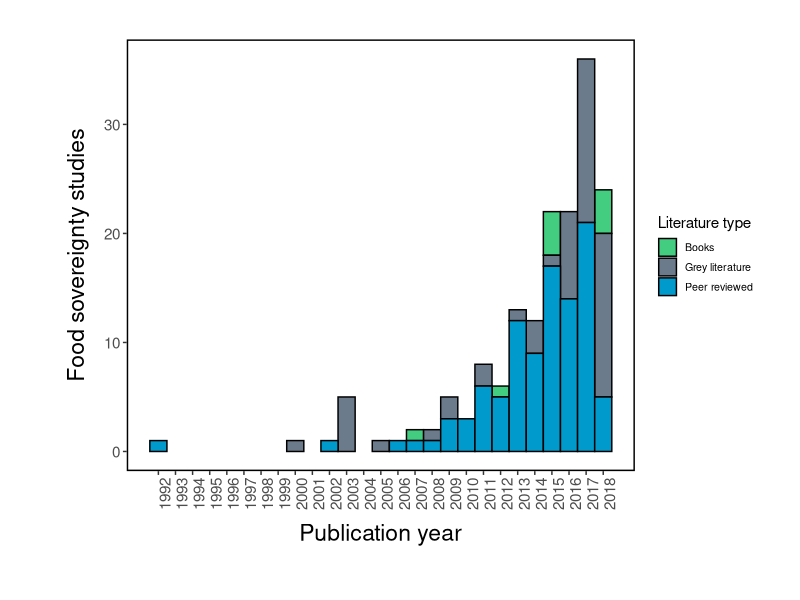
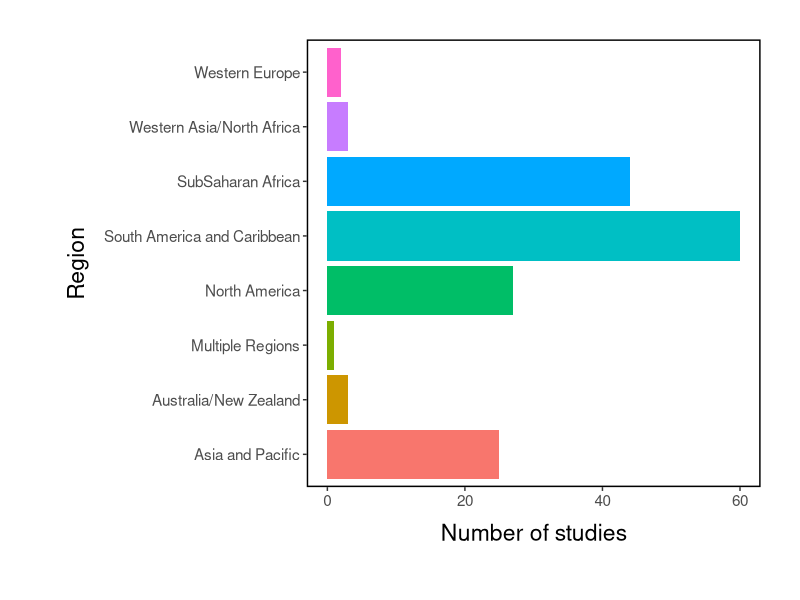
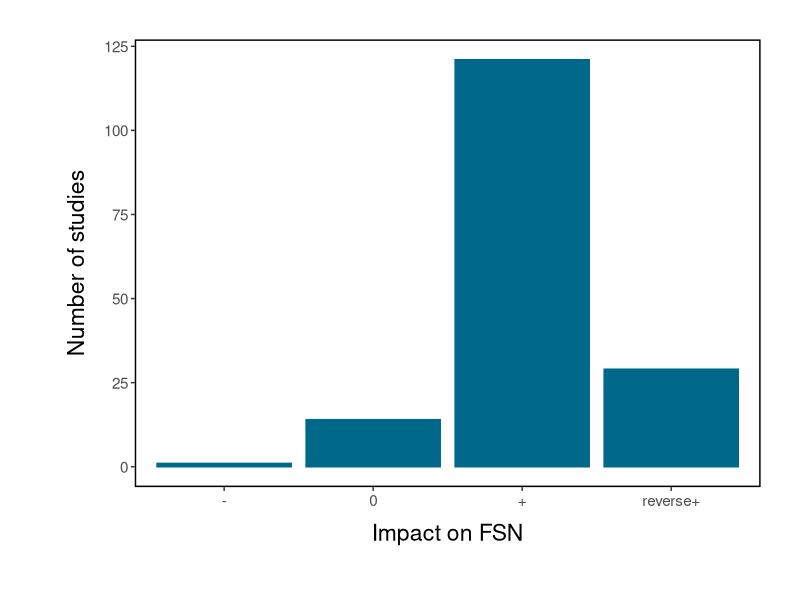
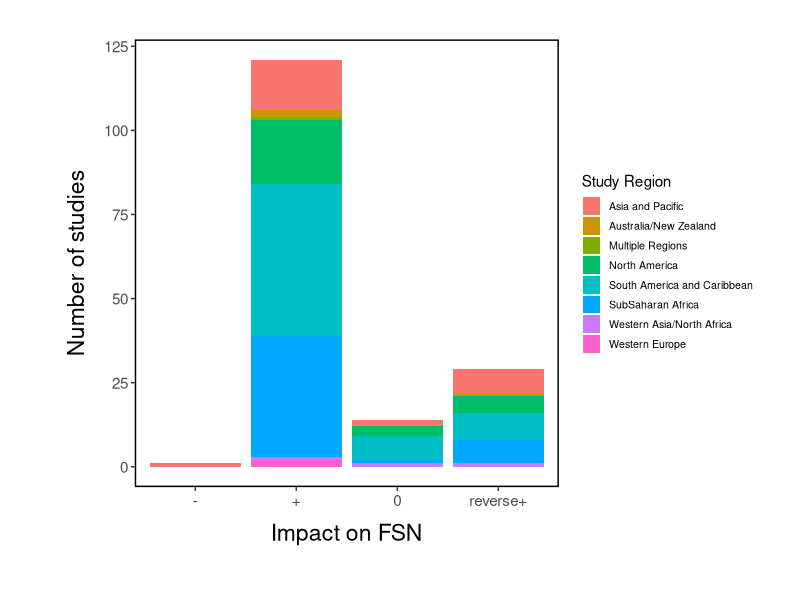
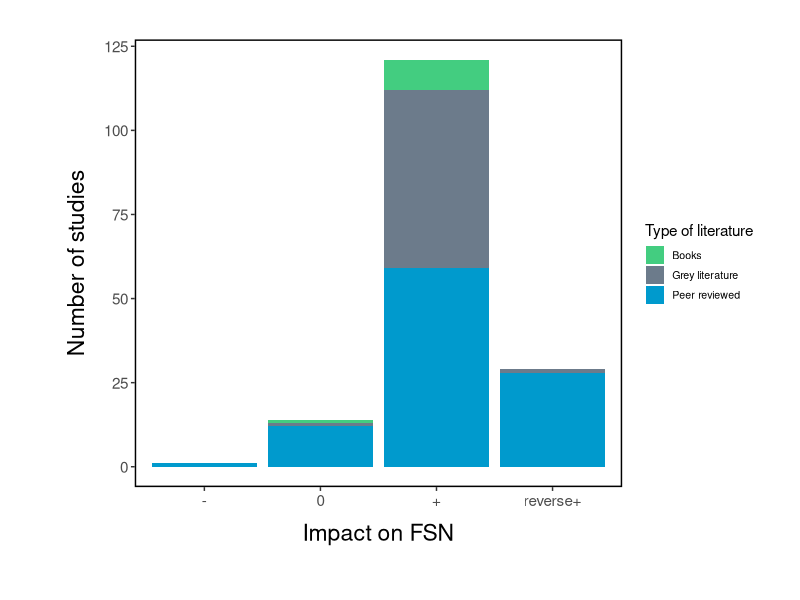
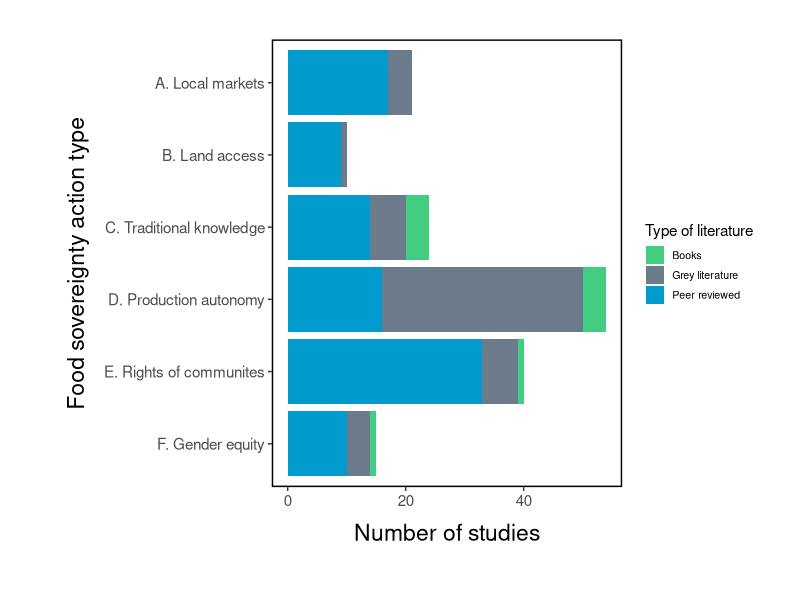
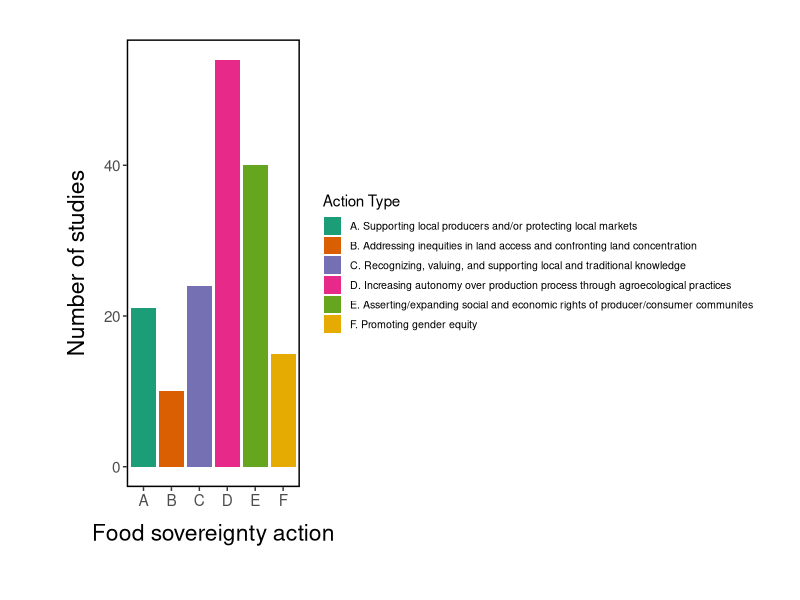
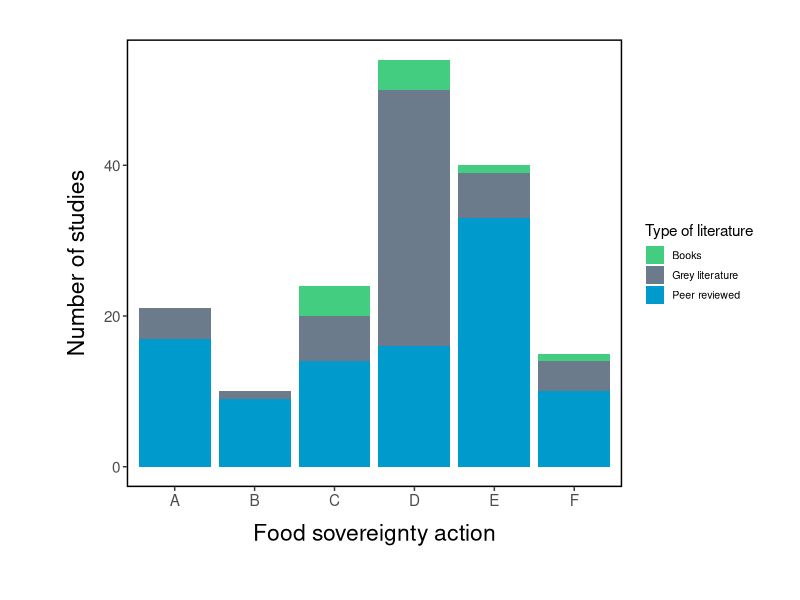

Here is the R script that generated these plots, in order: (Note: this script raises an error after producing the figures.)
# a system for sumarizing and graphing the rapid review of 
# the impacts of food sovereingty on FSN
# for the HLPE working group on agroecology
# by Devon Dampson, devonds@gmail.com

# load required packages
library(tidyverse)
library(RColorBrewer)

## this WD command is just for Marcela's computer.  Modify it to set the working directory where YOU keep your r scripts and data for this project. 
# setwd('~/Documents/FSRF FAO/HLPE/hlpe_reviews_fsv_r2f')

# load spreadsheet of keyed literature exported to working directory as .csv from google docs, exclude bias assesment
## (marcela, I changed the file name below because that is how it is downlading from google drive for me --DS)
fsv_data <- read_csv("input_data/fsv_data.csv")

# calculate some summaries of the keying process
# how many accessed and evaluted after screening? 
nrow(fsv_data)
# how many excluded? 
nrow(fsv_data)-sum(fsv_data$graded)

# remove excluded and ungraded studies
fsv_data <- filter(fsv_data, graded == TRUE & excluded == FALSE)

# how many keyed?
sum(fsv_data$graded)

# how many quantitative/qualitative/both? 
s_type_q <-  count(fsv_data, type_quant_qual)
s_type_q
# how many intervention / observation?
s_type_int <-  count(fsv_data, type_interv_observ)
s_type_int
# how many crossectional/longitudinal?
s_type_lat <- count(fsv_data, type_cross_case_long)
s_type_lat

# how many peer reviewed / grey 
fsv_data %>%
  group_by(type_peer_grey) %>%
  summarise(type = n())

fsv_data %>%
  group_by(measure_fsv,type_peer_grey) %>%
  summarise(type = n())
  
##  How many keyed per region
fsv_data %>%
  group_by(measure_fsv,study_region ) %>%
  summarise(type = n())

# pub date range
min(fsv_data$year)
max(fsv_data$year)

# graphs
#set color themes



my.theme=theme(axis.title.y=element_text(size=rel(1.5),margin = margin(t = 10, r = 10, b = 20, l = 20)),
               axis.title.x=element_text(size=rel(1.5),margin = margin(t = 10, r = 10, b = 10, l = 10)),
               axis.text= element_text(size = rel(1.0)),
               legend.key.size = unit(0.5, "cm"),
               legend.text = element_text(size = rel(0.7)),
               legend.background = element_rect(fill=NA, color="white"),
             legend.key = element_rect(fill = "white", color = NA),
             panel.border=element_rect(fill=NA,size=1,color="black"),
               panel.grid.major = element_blank(), panel.grid.minor = element_blank(), panel.background = element_rect(fill = "white"),
               strip.text = element_text(size = rel(1.2)),
               strip.background =  element_rect(fill = NA, colour = NA),
               plot.margin = unit(c(1,1,1,1), "cm"))

pr_color <- "deepskyblue4"
colors_lit_type <- c("seagreen3", "slategray4", "deepskyblue3")

# graphs that charectarize the sample: studies by pub year, region

# keyed studies by year ---
pubyears <- 1992:2018
ggplot(data = fsv_data, mapping = aes(x = year, fill = type_peer_grey)) +
  geom_bar(color = "black", width = 1) +
  scale_fill_manual(values = colors_lit_type, name = "Literature type") +
  theme(axis.text.x = element_text(angle = 90)) +
  labs(
    x = "Publication year",
    y = "Food sovereignty studies") +
  scale_x_continuous("Publication year", labels = pubyears, breaks = pubyears) +
  my.theme
ggsave("Year and number of screened studies.png", width = 17, height = 17, pointsize=1.5, units = "cm") 


# keyed studies by region 
## [took out color spec in geom_bar() to add colors for regions, because qualitatively different. dissagree? -- DS]
ggplot(data = fsv_data, mapping = aes(x = study_region, fill = study_region, na.rm = TRUE)) +
  geom_bar() +
  coord_flip() +
  theme(legend.position = "none") +
  labs(
    x = "Region",
    y = "Number of studies") +
  my.theme
    
ggsave("Region and Number of screened studies.png", width = 17, height = 17, pointsize=1.5, units = "cm") 

    

# report developed / developing
fsv_data %>%
  group_by(study_dev) %>%
  summarise(dev = n())

#calculate and chart several variables by impact on FSN 
fsv_impact <- fsv_data %>%
  count(impact_fsn) %>%
  drop_na(impact_fsn) 
colnames(fsv_impact) <- c("impact", "freq")
fsv_impact$impact <- factor(fsv_impact$impact, c("-", "0", "+", "reverse+"))

fsv_impact


# plot impact on FSN
ggplot(data = fsv_impact) + 
  geom_bar(mapping = aes(x = impact, y = freq), stat="identity", color=pr_color, fill=pr_color) +
  labs(x = "Impact on FSN",
      y = "Number of studies")+my.theme
ggsave("Impact on FSN and Number of screened studies.png", width = 17, height = 17, pointsize=1.5, units = "cm") 

# plot impact on FSN facited by region
ggplot(data = fsv_data, mapping = aes(x = impact_fsn, fill = study_region)) + 
  geom_bar() +
  scale_fill_discrete(name = "Study Region") +
  labs(x = "Impact on FSN",
       y = "Number of studies") +
    my.theme
ggsave("Impact on FSN by Region.png", width = 17, height = 17, pointsize=1.5, units = "cm") 
 
# plot impact on FSN by Type of literature -Marcela
fsv_impactTypeLit <- fsv_data %>%
  count(impact_fsn, type_peer_grey) %>%
  drop_na(impact_fsn) 
colnames(fsv_impactTypeLit) <- c("impact", "Literature_type", "freq")
fsv_impactTypeLit$impact <- factor(fsv_impactTypeLit$impact, c("-", "0", "+", "reverse+"))

ggplot(data = fsv_impactTypeLit) + 
  geom_bar(mapping = aes(x = impact, y = freq, fill=Literature_type), stat="identity") + 
  scale_fill_manual(values=colors_lit_type, name = "Type of literature")+
  labs(x = "Impact on FSN",
      y = "Number of studies")+my.theme
png(filename="Type of literature",res=300,pointsize=1.5)
ggsave("barImpactbyTypeLit.png", width = 15, height = 10, pointsize=1.5, units = "cm") 

# report impact on FSN
fsv_data %>%
  group_by(impact_fsn) %>%
  summarize(impact = n())

#calculate and chart several variables by generalization logic

# seperates the "measure_fsv" variable into a letter and a description,
# creating a new object called fsv_gen
fsv_gen <- fsv_data %>%
  count(measure_fsv, type_peer_grey) %>%
  drop_na(measure_fsv)   
colnames(fsv_gen) <- c("gen_logic", "lit_type", "freq") 
fsv_gen <- separate(data = fsv_gen, col = gen_logic, into = c("gen_id", "gen_def"), sep = ": ")
fsv_gen <- drop_na(fsv_gen)

# abreviate action type descriptions so that we can plot them later -DS
fsv_gen <- mutate(fsv_gen, 
                  action = str_c(gen_id, gen_def, sep = ". "))
fsv_gen <- mutate(fsv_gen, 
                  action_short = gen_id)
# abreviate descriptions
fsv_gen$action[fsv_gen$gen_id == "B"] <- "B. Addressing inequities in land access and confronting land concentration"
fsv_gen$action[fsv_gen$gen_id == "C"] <- "C. Recognizing, valuing, and supporting local and traditional knowledge"
fsv_gen$action[fsv_gen$gen_id == "D"] <- "D. Increasing autonomy over production process through agroecological practices"
fsv_gen$action[fsv_gen$gen_id == "E"] <- "E. Asserting/expanding social and economic rights of producer/consumer communites"

fsv_gen$action_short[fsv_gen$gen_id == "A"] <- "A. Local markets"
fsv_gen$action_short[fsv_gen$gen_id == "B"] <- "B. Land access"
fsv_gen$action_short[fsv_gen$gen_id == "C"] <- "C. Traditional knowledge"
fsv_gen$action_short[fsv_gen$gen_id == "D"] <- "D. Production autonomy"
fsv_gen$action_short[fsv_gen$gen_id == "E"] <- "E. Rights of communites"
fsv_gen$action_short[fsv_gen$gen_id == "F"] <- "F. Gender equity"


# ***horizontal w abreviated action type names**** 
ggplot(data = fsv_gen) + 
  geom_bar(mapping = aes(x = reorder(action_short, desc(action_short)), y = freq, fill=lit_type), stat="identity") +
  labs( x = "Food sovereignty action type",
        y = "Number of studies") +
  coord_flip() +
  scale_fill_manual(values=colors_lit_type, name = "Type of literature") +
  my.theme

# OR plot number of studies by fsv action type, with legend to right
ggplot(data = fsv_gen) + 
  geom_bar(mapping = aes(x = gen_id, y = freq, fill=action), stat="identity") +
  labs( x = "Food sovereignty action",
        y = "Number of studies") +
  scale_fill_brewer(palette = "Dark2", name = "Action Type") +
  my.theme
ggsave("fsv bar plot n studies by action type with legend.png", width= 16.5, height = 8.5, units = "cm", pointsize = 1.5)

ggplot(data = fsv_gen) + 
  geom_bar(mapping = aes(x = gen_id, y = freq,  fill=lit_type), stat="identity") +
  scale_fill_manual(values=colors_lit_type, name = "Type of literature") +
  labs( x = "Food sovereignty action",
       y = "Number of studies") + 
  my.theme

# EXPORT DATA SET
write_csv(fsv_data, path = "supplemental_data/fsv_data.csv")


# plot impact by region (devon)
ggplot(data = fsv_data) + 
  geom_bar(mapping = aes(x = study_region, fill=impact_fsn)) +
  labs( x = "Region",
        y = "Number of studies") + 
  scale_fill_brewer(palette = "Set1", name = "Impact on FSN") +
  my.theme +
  coord_flip()
ggsave("bar plot N studies by region and impact on fsn.png", width= 16.5, height = 8.5, units = "cm", pointsize = 1.5)


# plot impacts grouped by gen logic
fsv_data <- separate(data = fsv_data, col = measure_fsv, into = c("gen_id", "gen_def"), sep = ": ", remove = FALSE)
fsv_data$impact_fsn <- factor(fsv_data$impact_fsn, c("-", "0", "+", "reverse+"))

# abreviate action type descriptions so that we can plot them later -DS
fsv_data <- mutate(fsv_data, 
                  action_short = gen_id)
# short descriptions
fsv_data$action_short[fsv_data$gen_id == "A"] <- "A. Local markets"
fsv_data$action_short[fsv_data$gen_id == "B"] <- "B. Land access"
fsv_data$action_short[fsv_data$gen_id == "C"] <- "C. Traditional knowledge"
fsv_data$action_short[fsv_data$gen_id == "D"] <- "D. Production autonomy"
fsv_data$action_short[fsv_data$gen_id == "E"] <- "E. Rights of communites"
fsv_data$action_short[fsv_data$gen_id == "F"] <- "F. Gender equity"

fsv_data %>%
  drop_na(action_short) %>%
  ggplot() +
  geom_bar(mapping = aes(x = impact_fsn, fill = impact_fsn)) +
  scale_fill_brewer(palette = "RdYlBu") +
  facet_wrap(~ action_short, nrow = 2) +
  theme(axis.text.x = element_text(angle = 90), legend.position = "none") +
  labs(x = "Impact of food sovereignty on FSN",
       y = "Number of studies") +
  my.theme
ggsave("fsv impact facited by action type.png", height = 13, width = 27, pointsize = 1.5, units = "cm")

       
# plot conditionality by region (devon)
ggplot(data = fsv_data) + 
  geom_bar(mapping = aes(x = study_region, fill=conditionality)) +
  labs( x = "Region",
        y = "Number of studies") + 
  my.theme +
  coord_flip()
       

# proportion of + and reverse+ results
sum_impact <- fsv_data %>%
  group_by(gen_id, impact_fsn) %>%
  summarize(impact = n())
sum_impact

impact_by_action <- sum_impact %>%
  group_by(gen_id) %>%
  summarize(total = sum(impact),
            positive = sum(impact[impact_fsn == "+"]),
            reverse_pos = sum(impact[impact_fsn == "reverse+"]))
impact_by_action <- impact_by_action %>%
  mutate(portion_pos = positive / total,
         portion_pos_or_rev = (positive + reverse_pos) / total)
impact_by_action


# view negitive resutls
neg <- fsv_data %>%
  filter(impact_fsn == "-") %>%
  arrange(measure_fsv)
view(neg)
# view 0 outcomes
neutral <- fsv_data %>%
  filter(impact_fsn == "0") %>%
  arrange(measure_fsv)
view(neutral)

sum_impact %>%
  group_by(gen_id) %>%
  summarize(
    portion_positive = impact[impact_fsn == "+"] / sum(impact))
 


# plot causaltiy and conditionality
fsv_data %>%
  drop_na(causality) %>%
  ggplot() +
  geom_bar(mapping = aes(x = causality)) +
 theme(axis.text.x = element_text(angle = 90))

fsv_data %>%
  drop_na(conditionality) %>%
  ggplot() +
  geom_bar(mapping = aes(x = conditionality)) +
  theme(axis.text.x = element_text(angle = 90))



###Action type by region
str(fsv_data )
fsv_genSR <- fsv_data %>%
  count(measure_fsv, study_region) %>%
  drop_na(measure_fsv)   
colnames(fsv_genSR) <- c("gen_logic", "Study_region","freq") 
fsv_genSR <- separate(data = fsv_genSR, col = gen_logic, into = c("gen_id", "gen_def"), sep = ": ")
fsv_genSR <- drop_na(fsv_genSR)
fsv_genSR
cbp1 <- c("#addd8e", "olivedrab4", "black", "#2ca25f", "darkslategrey", "#2c7fb8", "grey20", "grey50")
ggplot(data = fsv_genSR) + 
  geom_bar(mapping = aes(x = gen_id, y = freq, fill=Study_region), stat="identity") +scale_fill_manual(values=cbp1, name = "Study region")+
  labs( x = "Food sovereignty action",
        y = "Number of studies") +my.theme
theme(legend.position = "none")

# plot impact by conditionality (devon)
ggplot(data = fsv_data) + 
  geom_bar(mapping = aes(x = conditionality, fill=impact_fsn)) +
  labs( x = "Conditionality",
        y = "Number of studies") + 
  my.theme +
  coord_flip()

